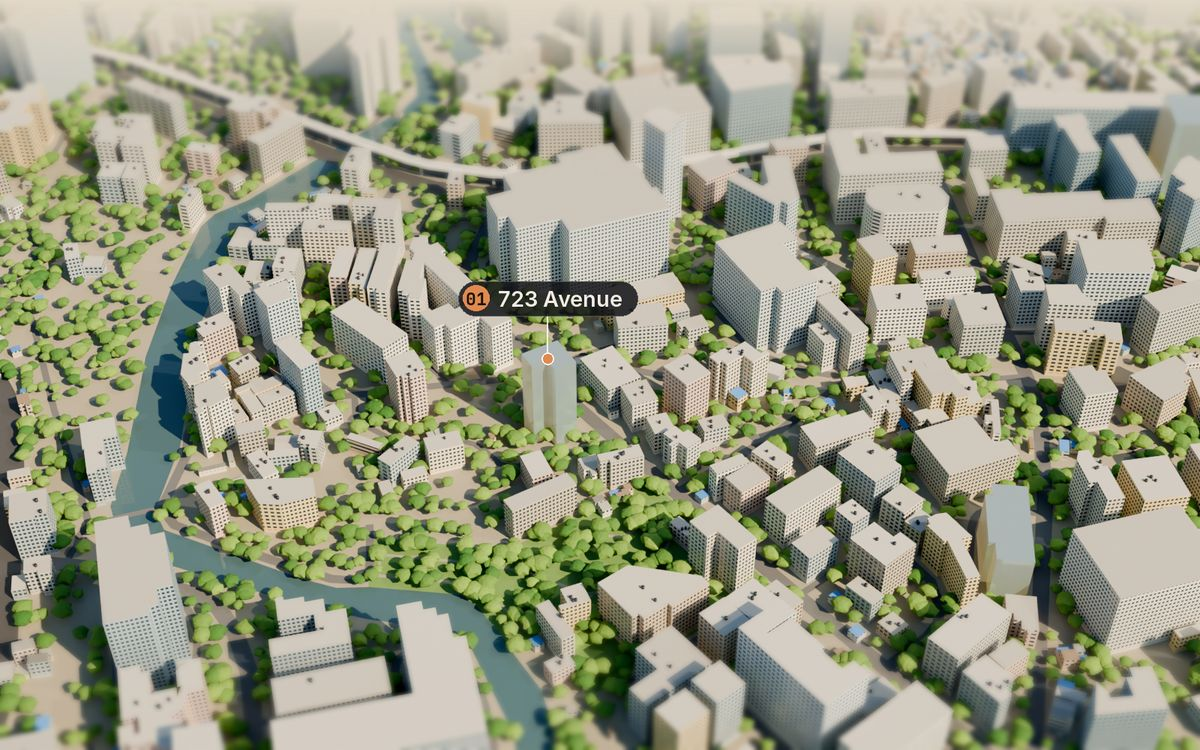
#> input picture media/flipkart-andheri/world/opt-723-avenue.jpg, 1200 x 750 px
$ python -i finish.py   (imports and definitions only)
#> lines starting #> are read from the running program, lines starting #| are printed output that depends on the picture
#> further down, picture is the input picture: PIL image 1200x750 RGB; mean R, G, B 151.9, 153.8, 131.6
"""Finish the Blender stills for the web.

  python scripts/world/finish.py RENDER_DIR MEDIA_DIR

From hero.png (and its .labels.json, where the seven options fell in the
frame) it makes:
  MEDIA_DIR/world/hero.jpg              the 3D page's loading poster
  MEDIA_DIR/blender-wide.{webp,jpg}     the atlas sign-in backdrop (no labels)
  MEDIA_DIR/blender-tall.{webp,jpg}     the same, cropped for phones
and from opt-<id>.png the panel renders MEDIA_DIR/world/opt-<id>.jpg.

The look: the far edge of the model fades into haze, a tilt-shift blur at
top and bottom gives the miniature ("dollhouse") read, a light grade, and
each option is labelled with its number and its name from the deck.
"""
import sys, os, json
from PIL import Image, ImageFilter, ImageDraw, ImageFont, ImageEnhance

R, MEDIA = sys.argv[1], sys.argv[2]
# [2 lines not run here, left out]
# [1 line that did not run here, left out]
FONT = "/usr/share/fonts/opentype/inter/Inter-SemiBold.otf"
MONO = "/usr/share/fonts/truetype/jetbrains-mono/JetBrainsMono-Bold.ttf"
def font(p, s):
    try: return ImageFont.truetype(p, s)
    except Exception: return ImageFont.truetype("/usr/share/fonts/truetype/dejavu/DejaVuSans-Bold.ttf", s)

def grade(im, haze=(222, 214, 200), top=0.34, tilt=True):
#> called with haze = (222, 214, 200), top = 0.34, tilt = True
    W, H = im.size
    if tilt:
        blur = im.filter(ImageFilter.GaussianBlur(W / 520))
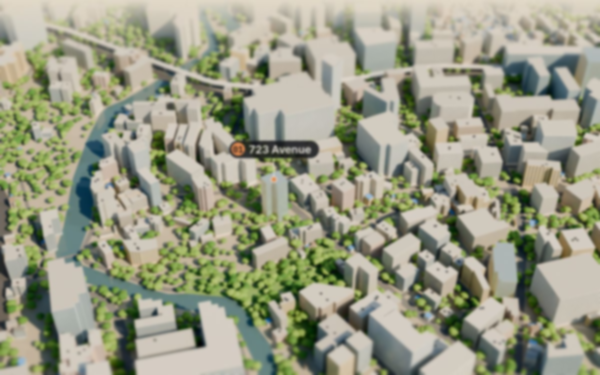
#> blur: PIL image 1200x750 RGB (shown at 1/2 size); mean R, G, B 151.9, 153.8, 131.6
        m = Image.new("L", (1, H))
        for y in range(H):
            t = y / H
            a = 1 - min(1, max(0, (t - 0.12) / 0.24)) if t < 0.36 else min(1, max(0, (t - 0.78) / 0.2))
            m.putpixel((0, y), int(255 * a))
        im = Image.composite(blur, im, m.resize((W, H)))
    if top:
        fog = Image.new("RGB", (W, H), haze); m = Image.new("L", (1, H))
#> after `fog = Image.new('RGB', (W, H), haze)`:
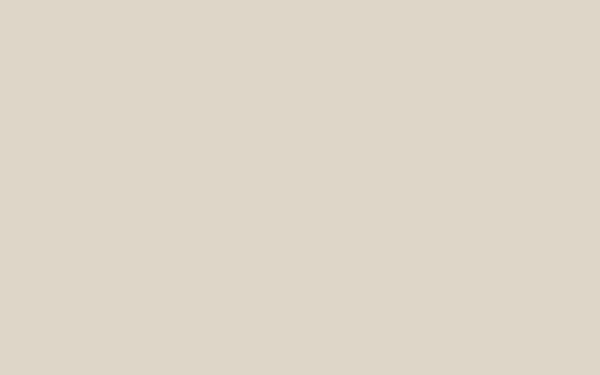
#> fog: PIL image 1200x750 RGB (shown at 1/2 size); mean R, G, B 222, 214, 200
        for y in range(H):
            t = y / H; m.putpixel((0, y), int(255 * max(0, 1 - t / top) ** 1.6))
        im = Image.composite(fog, im, m.resize((W, H)))
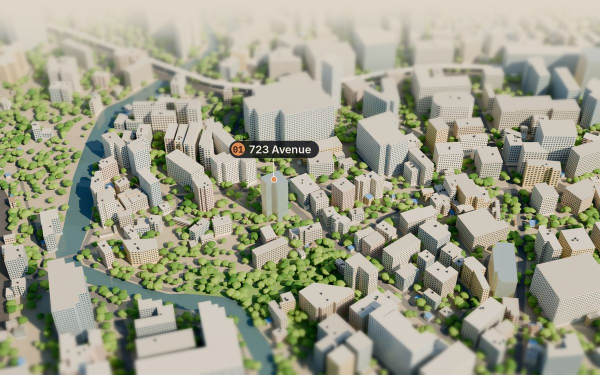
#> im: PIL image 1200x750 RGB (shown at 1/2 size); mean R, G, B 157, 158.2, 136.6
    im = ImageEnhance.Color(im).enhance(1.12); im = ImageEnhance.Contrast(im).enhance(1.05)
    # vignette
    v = Image.new("L", (W, H), 0); d = ImageDraw.Draw(v); d.ellipse((-W * 0.2, -H * 0.25, W * 1.2, H * 1.25), fill=255)
    v = v.filter(ImageFilter.GaussianBlur(W / 10)); dark = ImageEnhance.Brightness(im).enhance(0.72)
#> after `dark = ImageEnhance.Brightness(im).enhance(0.72)`:
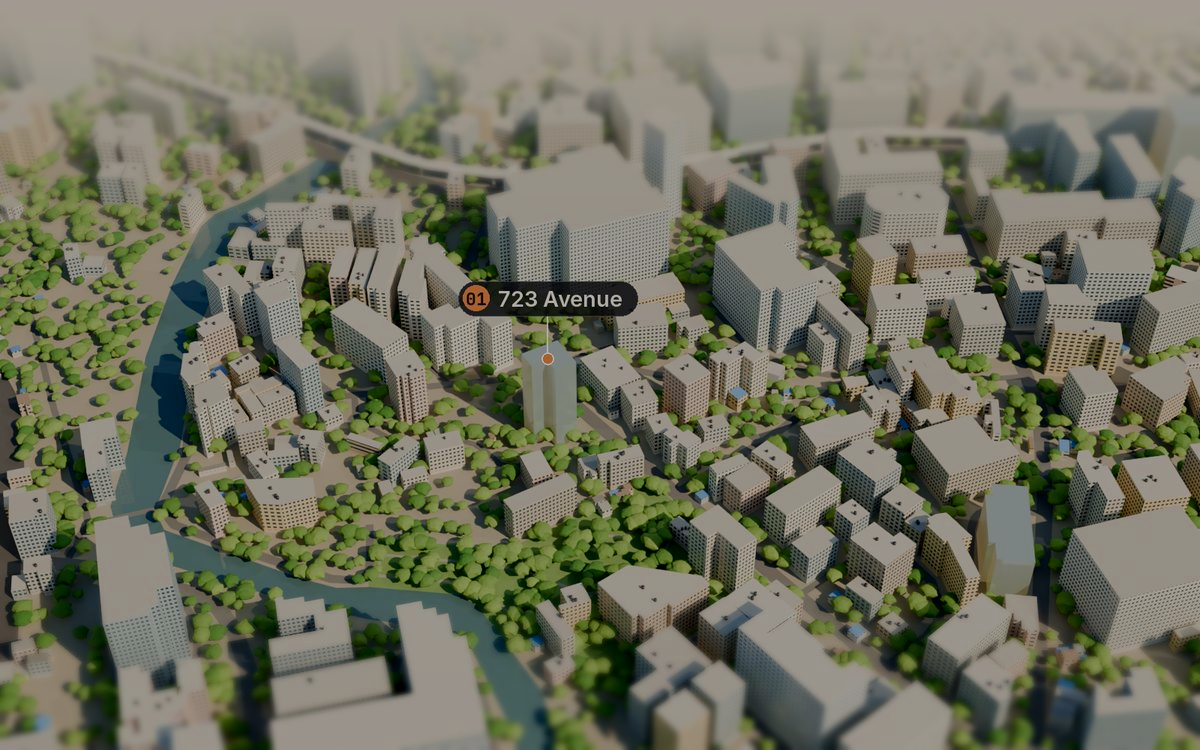
#> dark: PIL image 1200x750 RGB; mean R, G, B 112, 113.1, 94.9
    return Image.composite(im, dark, v)

# [21 lines left out: function labels, not called in this run]

def save(im, path, q=84):
    im.convert("RGB").save(path + ".jpg", quality=q, optimize=True, progressive=True)
    im.convert("RGB").save(path + ".webp", quality=q - 4, method=6)

# [2 lines not run here, left out]
# [1 line that did not run here, left out]
# [1 line that did not run here, left out]
# [3 lines not run here, left out]
# [1 line that did not run here, left out]
# [15 lines not run here, left out]

>>> from PIL import Image
>>> picture = Image.open('../../media/flipkart-andheri/world/opt-723-avenue.jpg')
>>> result = grade(picture)

$ run again, on media/flipkart-andheri/world/opt-privilon.jpg
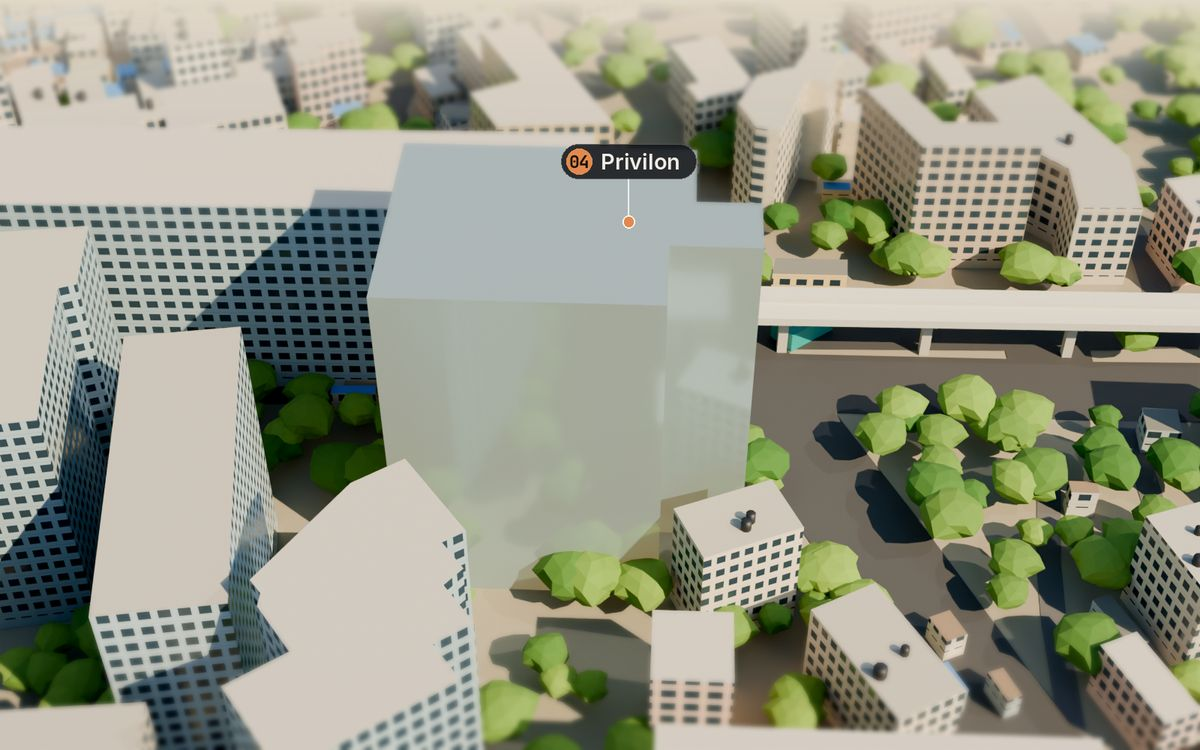
#> input picture media/flipkart-andheri/world/opt-privilon.jpg, 1200 x 750 px
#> picture is the input picture: PIL image 1200x750 RGB; mean R, G, B 150.2, 152.2, 134.8
#> in grade, `im = Image.composite(fog, im, m.resize((W, H)))`:
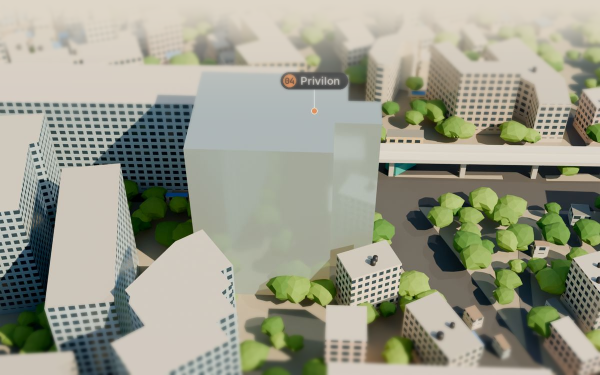
#> im: PIL image 1200x750 RGB (shown at 1/2 size); mean R, G, B 154.9, 156.4, 139.5
#> in grade, `dark = ImageEnhance.Brightness(im).enhance(0.72)`:
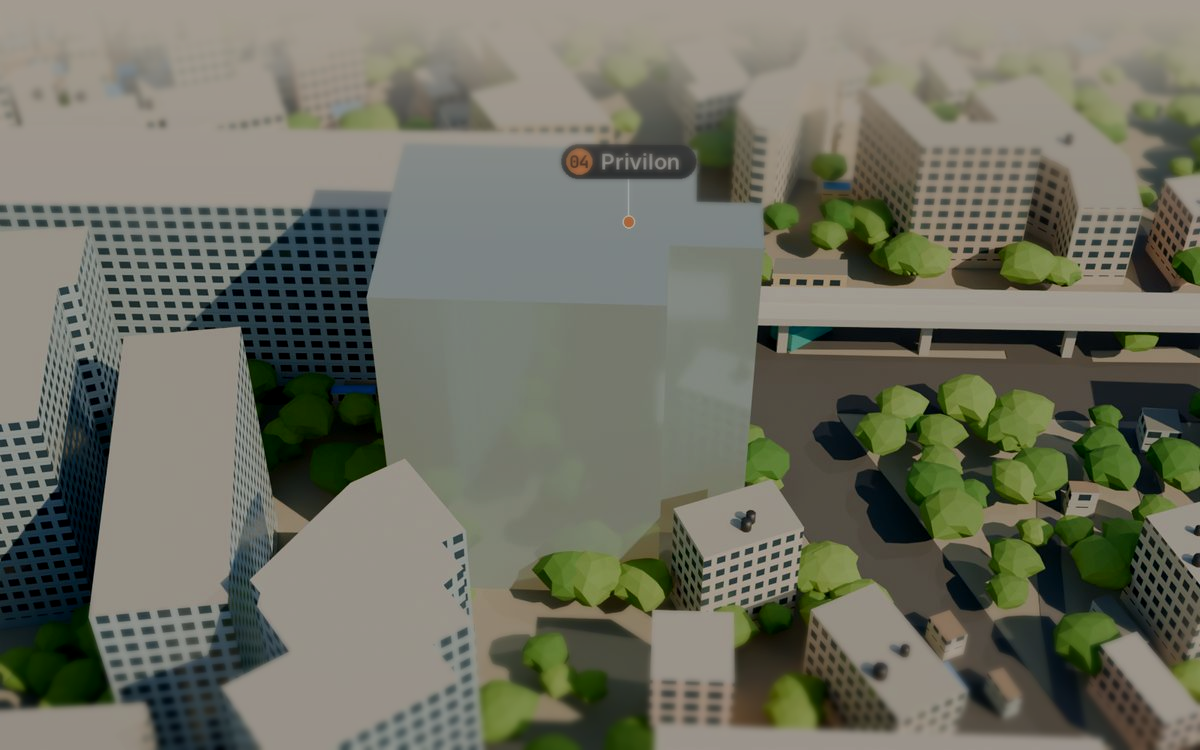
#> dark: PIL image 1200x750 RGB; mean R, G, B 110.4, 111.7, 97.6
